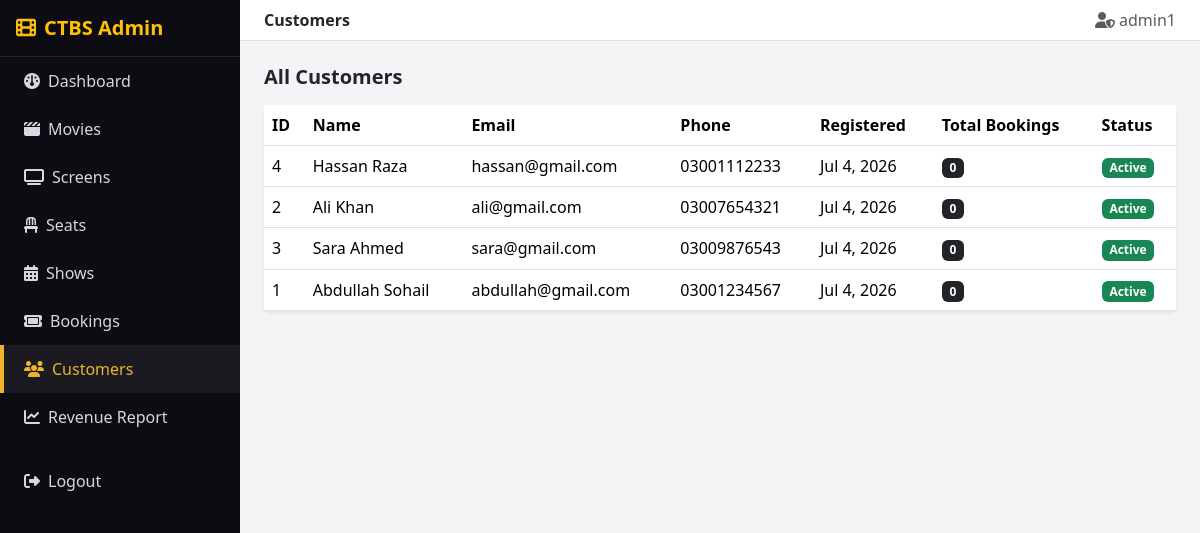
The page /admin/customers.php (signed in) on the database its author committed.
### tables this page shows
CREATE TABLE Customer (
    customer_id INT PRIMARY KEY AUTO_INCREMENT,
    first_name VARCHAR(50),
    last_name VARCHAR(50),
    email VARCHAR(100) UNIQUE,
    phone VARCHAR(15),
    password_hash VARCHAR(255),
    registration_date DATETIME DEFAULT CURRENT_TIMESTAMP,
    is_active BOOLEAN DEFAULT TRUE
);

### includes/auth.php (called while the page is built, shortened)
<?php
function h($str) {
    return htmlspecialchars($str ?? '', ENT_QUOTES, 'UTF-8');
}

### admin/customers.php (the view, shortened to what this page needs)
<?php
require_once 'includes/admin_header.php';
$customers = mysqli_query($conn, "
    SELECT c.customer_id, c.first_name, c.last_name, c.email, c.phone, c.registration_date, c.is_active,
           COUNT(b.booking_id) AS total_bookings
    FROM Customer c
    LEFT JOIN Booking b ON c.customer_id = b.customer_id
    GROUP BY c.customer_id
    ORDER BY c.registration_date DESC
");
?>
<h5 class="fw-bold mb-3">All Customers</h5>
<div class="card border-0 shadow-sm">
  <div class="table-responsive">
    <table class="table table-cinema mb-0 align-middle">
      <thead><tr><th>ID</th><th>Name</th><th>Email</th><th>Phone</th><th>Registered</th><th>Total Bookings</th><th>Status</th></tr></thead>
      <tbody>
      <?php if (mysqli_num_rows($customers) === 0): ?>
        <tr><td colspan="7" class="text-center text-muted py-3">No customers registered yet.</td></tr>
      <?php else: ?>
        <?php while ($c = mysqli_fetch_assoc($customers)): ?>
          <tr>
            <td><?php echo (int)$c['customer_id']; ?></td>
            <td><?php echo h($c['first_name'] . ' ' . $c['last_name']); ?></td>
            <td><?php echo h($c['email']); ?></td>
            <td><?php echo h($c['phone']); ?></td>
            <td><?php echo date('M j, Y', strtotime($c['registration_date'])); ?></td>
            <td><span class="badge bg-dark"><?php echo (int)$c['total_bookings']; ?></span></td>
            <td><?php echo $c['is_active'] ? '<span class="badge bg-success">Active</span>' : '<span class="badge bg-secondary">Inactive</span>'; ?></td>
          </tr>
        <?php endwhile; ?>
      <?php endif; ?>
      </tbody>
    </table>
  </div>
</div>
<?php require_once 'includes/admin_footer.php'; ?>

### css/style.css (style rules this page uses)
:root { --cinema-dark: #15131c; --cinema-darker: #0d0c12; --cinema-red: #e63950; --cinema-gold: #f0b429; --cinema-light: #f4f4f6; --cinema-card: #1f1c29; --cinema-muted: #9b97ad; }
body { background-color: var(--cinema-light); font-family: 'Segoe UI', Roboto, Arial, sans-serif; color: #25232c; }
.table-cinema thead { background: var(--cinema-dark); color: var(--cinema-gold); }

### rows shown on the page
customer: customer_id "4", first_name+last_name "Hassan Raza", email "hassan@gmail.com", phone "03001112233", registration_date "Jul 4, 2026", total_bookings "0", is_active "Active"
customer: customer_id "2", first_name+last_name "Ali Khan", email "ali@gmail.com", phone "03007654321", registration_date "Jul 4, 2026", total_bookings "0", is_active "Active"
customer: customer_id "3", first_name+last_name "Sara Ahmed", email "sara@gmail.com", phone "03009876543", registration_date "Jul 4, 2026", total_bookings "0", is_active "Active"
customer: customer_id "1", first_name+last_name "Abdullah Sohail", email "abdullah@gmail.com", phone "03001234567", registration_date "Jul 4, 2026", total_bookings "0", is_active "Active"

### other values the page prints
$pageTitle "Customers"
$_SESSION['admin_username'] "admin1"
